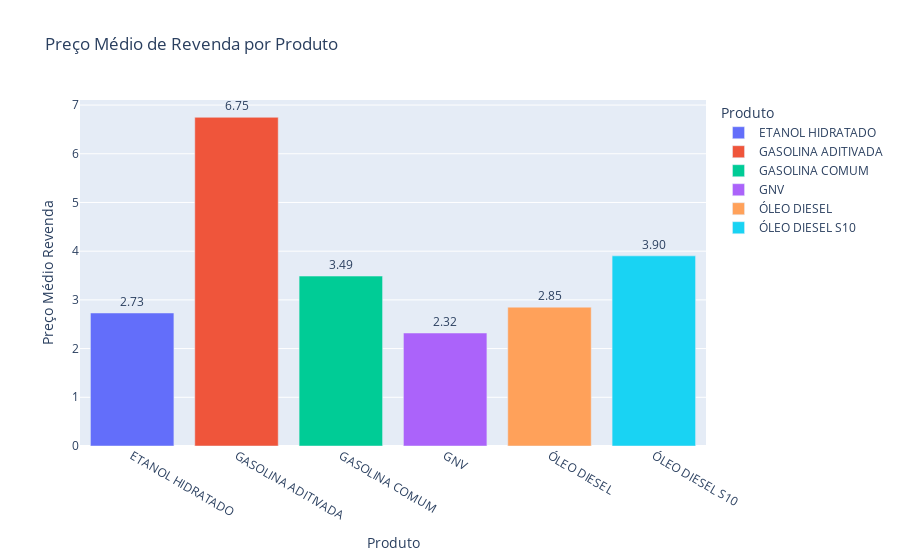

Notebook source saved alongside this figure:
### Code cell
grafico_mean = px.bar(vendas_produto_df, x="PRODUTO", y="PREÇO MÉDIO REVENDA", color = "PRODUTO", 
                   title = "Preço Médio de Revenda por Produto", text_auto='.3s',
                   labels={'PRODUTO':'Produto', 'PREÇO MÉDIO REVENDA':'Preço Médio Revenda'})
grafico_mean.update_traces(textangle=0, textposition="outside")
grafico_mean.show()

### Figure 1 — Plotly figure (JSON) as saved in the notebook; plotly's stock layout.template omitted (floating-point values rounded to 4 significant figures)
{"data": [{"alignmentgroup": "True", "hovertemplate": "Produto=%{x}<br>Preço Médio Revenda=%{y}<extra></extra>", "legendgroup": "ETANOL HIDRATADO", "marker": {"color": "#636efa", "pattern": {"shape": ""}}, "name": "ETANOL HIDRATADO", "offsetgroup": "ETANOL HIDRATADO", "orientation": "v", "showlegend": true, "textangle": 0, "textposition": "outside", "texttemplate": "%{y:.3s}", "type": "bar", "x": ["ETANOL HIDRATADO"], "xaxis": "x", "y": [2.731], "yaxis": "y"}, {"alignmentgroup": "True", "hovertemplate": "Produto=%{x}<br>Preço Médio Revenda=%{y}<extra></extra>", "legendgroup": "GASOLINA ADITIVADA", "marker": {"color": "#EF553B", "pattern": {"shape": ""}}, "name": "GASOLINA ADITIVADA", "offsetgroup": "GASOLINA ADITIVADA", "orientation": "v", "showlegend": true, "textangle": 0, "textposition": "outside", "texttemplate": "%{y:.3s}", "type": "bar", "x": ["GASOLINA ADITIVADA"], "xaxis": "x", "y": [6.749], "yaxis": "y"}, {"alignmentgroup": "True", "hovertemplate": "Produto=%{x}<br>Preço Médio Revenda=%{y}<extra></extra>", "legendgroup": "GASOLINA COMUM", "marker": {"color": "#00cc96", "pattern": {"shape": ""}}, "name": "GASOLINA COMUM", "offsetgroup": "GASOLINA COMUM", "orientation": "v", "showlegend": true, "textangle": 0, "textposition": "outside", "texttemplate": "%{y:.3s}", "type": "bar", "x": ["GASOLINA COMUM"], "xaxis": "x", "y": [3.489], "yaxis": "y"}, {"alignmentgroup": "True", "hovertemplate": "Produto=%{x}<br>Preço Médio Revenda=%{y}<extra></extra>", "legendgroup": "GNV", "marker": {"color": "#ab63fa", "pattern": {"shape": ""}}, "name": "GNV", "offsetgroup": "GNV", "orientation": "v", "showlegend": true, "textangle": 0, "textposition": "outside", "texttemplate": "%{y:.3s}", "type": "bar", "x": ["GNV"], "xaxis": "x", "y": [2.32], "yaxis": "y"}, {"alignmentgroup": "True", "hovertemplate": "Produto=%{x}<br>Preço Médio Revenda=%{y}<extra></extra>", "legendgroup": "ÓLEO DIESEL", "marker": {"color": "#FFA15A", "pattern": {"shape": ""}}, "name": "ÓLEO DIESEL", "offsetgroup": "ÓLEO DIESEL", "orientation": "v", "showlegend": true, "textangle": 0, "textposition": "outside", "texttemplate": "%{y:.3s}", "type": "bar", "x": ["ÓLEO DIESEL"], "xaxis": "x", "y": [2.851], "yaxis": "y"}, {"alignmentgroup": "True", "hovertemplate": "Produto=%{x}<br>Preço Médio Revenda=%{y}<extra></extra>", "legendgroup": "ÓLEO DIESEL S10", "marker": {"color": "#19d3f3", "pattern": {"shape": ""}}, "name": "ÓLEO DIESEL S10", "offsetgroup": "ÓLEO DIESEL S10", "orientation": "v", "showlegend": true, "textangle": 0, "textposition": "outside", "texttemplate": "%{y:.3s}", "type": "bar", "x": ["ÓLEO DIESEL S10"], "xaxis": "x", "y": [3.904], "yaxis": "y"}], "layout": {"barmode": "relative", "legend": {"title": {"text": "Produto"}, "tracegroupgap": 0}, "title": {"text": "Preço Médio de Revenda por Produto"}, "xaxis": {"anchor": "y", "categoryarray": ["ETANOL HIDRATADO", "GASOLINA ADITIVADA", "GASOLINA COMUM", "GNV", "ÓLEO DIESEL", "ÓLEO DIESEL S10"], "categoryorder": "array", "domain": [0, 1], "title": {"text": "Produto"}}, "yaxis": {"anchor": "x", "domain": [0, 1], "title": {"text": "Preço Médio Revenda"}}}}
